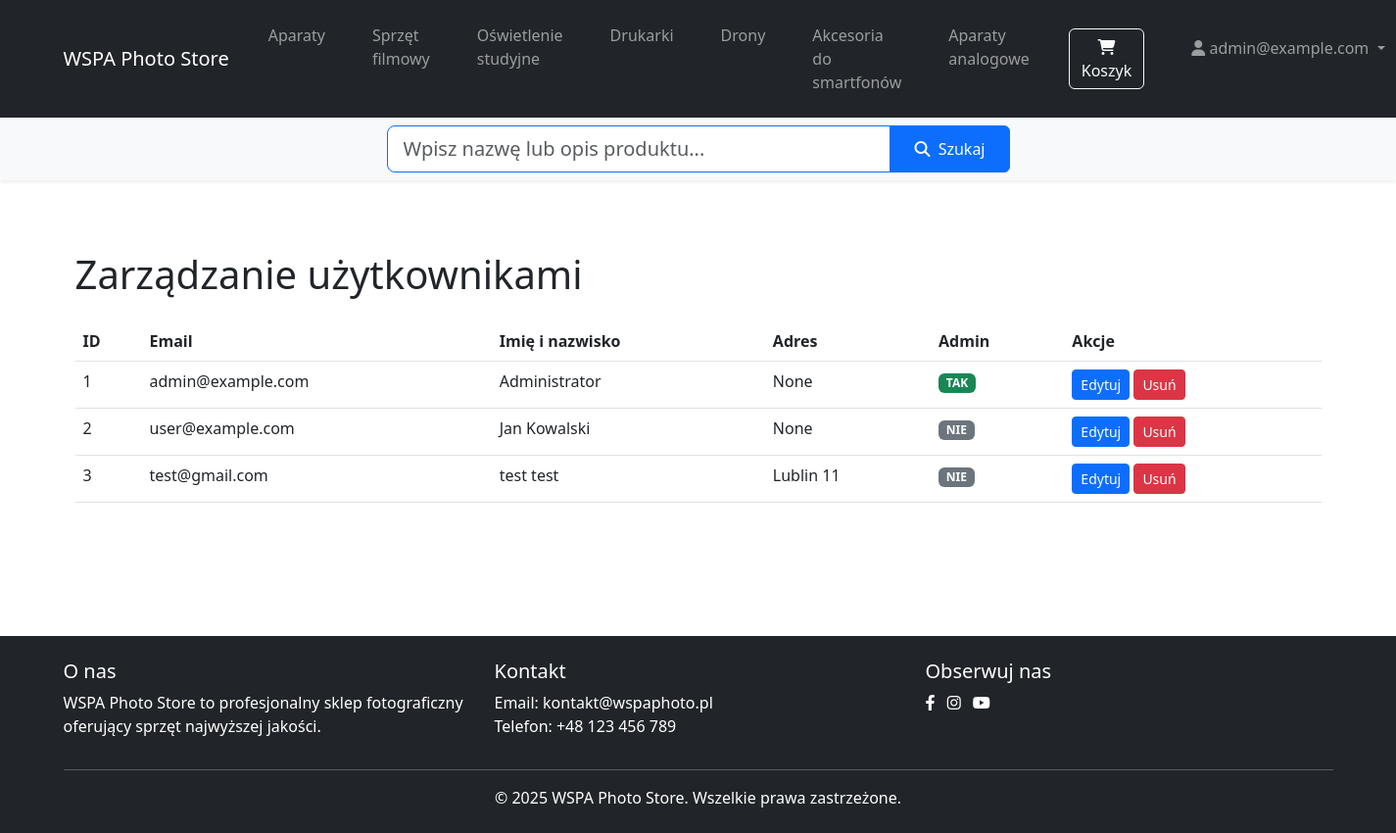
Page /admin/users (signed in) on the committed database.
### tables this page shows
CREATE TABLE categories (
        id INTEGER PRIMARY KEY AUTOINCREMENT,
        name TEXT NOT NULL UNIQUE,
        slug TEXT NOT NULL UNIQUE
    );

CREATE TABLE users (
        id INTEGER PRIMARY KEY AUTOINCREMENT,
        email TEXT NOT NULL UNIQUE,
        password_hash TEXT NOT NULL,
        full_name TEXT,
        address TEXT,
        is_admin BOOLEAN NOT NULL DEFAULT 0
    );

### app.py (the view)
@app.route('/admin/users')
def admin_users():
    if not session.get('is_admin'):
        flash('Brak dostępu.', 'danger')
        return redirect(url_for('home'))
    users = database.get_all_users()
    return render_template('admin/users.html', users=users)

### app.py (called while the page is built)
@app.context_processor
def inject_template_vars():
    return {
        'get_categories_for_nav': lambda: database.get_categories(),
        'now': datetime.now()
    }

### database.py (called while the page is built)
@contextmanager
def get_db():
    db = sqlite3.connect(DATABASE)
    db.row_factory = sqlite3.Row
    try:
        yield db
    finally:
        db.close()

def get_categories():
    with get_db() as db:
        categories = db.execute('SELECT * FROM categories').fetchall()
        return [dict(category) for category in categories]

def get_all_users():
    with get_db() as db:
        rows = db.execute('SELECT * FROM users ORDER BY id').fetchall()
        return [dict(row) for row in rows]

### templates/admin/users.html (shortened to what this page needs)
{% extends 'base.html' %}
{% block content %}
<div class="container py-5">
    <h1 class="mb-4">Zarządzanie użytkownikami</h1>
    <table class="table table-hover">
        <thead>
            <tr>
                <th>ID</th>
                <th>Email</th>
                <th>Imię i nazwisko</th>
                <th>Adres</th>
                <th>Admin</th>
                <th>Akcje</th>
            </tr>
        </thead>
        <tbody>
            {% for user in users %}
            <tr>
                <td>{{ user.id }}</td>
                <td>{{ user.email }}</td>
                <td>{{ user.full_name }}</td>
                <td>{{ user.address }}</td>
                <td>{% if user.is_admin %}<span class="badge bg-success">TAK</span>{% else %}<span class="badge bg-secondary">NIE</span>{% endif %}</td>
                <td>
                    <a href="{{ url_for('admin_edit_user', user_id=user.id) }}" class="btn btn-sm btn-primary">Edytuj</a>
                    <form method="post" action="{{ url_for('admin_delete_user', user_id=user.id) }}" style="display:inline-block;" onsubmit="return confirm('Na pewno usunąć użytkownika?');">
                        <button type="submit" class="btn btn-sm btn-danger">Usuń</button>
                    </form>
                </td>
            </tr>
            {% endfor %}
        </tbody>
    </table>
</div>
{% endblock %}

### templates/base.html (shortened to what this page needs)
<!DOCTYPE html>
<html lang="pl">
<head>
    <link rel="stylesheet" href="{{ url_for('static', filename='css/style.css') }}">
    <link href="https://cdn.jsdelivr.net/npm/bootstrap@5.3.0/dist/css/bootstrap.min.css" rel="stylesheet">
    <link rel="stylesheet" href="https://cdnjs.cloudflare.com/ajax/libs/font-awesome/6.4.0/css/all.min.css">
</head>
<body>
    <header>
        <nav class="navbar navbar-expand-lg navbar-dark bg-dark">
            <div class="container">
                <a class="navbar-brand" href="{{ url_for('home') }}">WSPA Photo Store</a>
                <div class="collapse navbar-collapse" id="navbarNav">
                    <ul class="navbar-nav me-auto">
                        {% for category in get_categories_for_nav() %}
                        <li class="nav-item">
                            <a class="nav-link" href="{{ url_for('category_page', category=category.slug) }}">
                                {{ category.name }}
                            </a>
                        </li>
                        {% endfor %}
                    </ul>
                    <ul class="navbar-nav ms-auto">
                        <li class="nav-item me-2">
                            <a href="{{ url_for('view_cart') }}" class="btn btn-outline-light position-relative">
                                <i class="fas fa-shopping-cart"></i> Koszyk
                            </a>
                        </li>
                        {% if 'user_id' in session %}
                            <li class="nav-item dropdown">
                                <a class="nav-link dropdown-toggle" href="#" id="navbarDropdown" role="button" data-bs-toggle="dropdown" aria-expanded="false">
                                    <i class="fas fa-user"></i> {{ session.user_email }}
                                </a>
                            </li>
                        {% endif %}
                    </ul>
                </div>
            </div>
        </nav>
        <div class="bg-light py-2 shadow-sm">
            <div class="container">
                <div class="row justify-content-center">
                    <div class="col-12 col-md-8 col-lg-6">
                        <form action="{{ url_for('search') }}" method="get" class="mb-0">
                            <div class="input-group">
                                <input class="form-control form-control-lg border-primary"
                                       type="search"
                                       name="q"
                                       placeholder="Wpisz nazwę lub opis produktu..."
                                       aria-label="Szukaj produktów"
                                       required>
                                <button class="btn btn-primary px-4" type="submit">
                                    <i class="fas fa-search me-1"></i> Szukaj
                                </button>
                            </div>
                        </form>
                    </div>
                </div>
            </div>
        </div>
    </header>
    <main class="py-4">
        <div class="container">
            {% block content %}{% endblock %}
        </div>
    </main>
    <footer class="bg-dark text-white py-4 mt-5">
        <div class="container">
            <div class="row">
                <div class="col-md-4">
                    <h5>O nas</h5>
                    <p>WSPA Photo Store to profesjonalny sklep fotograficzny oferujący sprzęt najwyższej jakości.</p>
                </div>
                <div class="col-md-4">
                    <h5>Kontakt</h5>
                    <p>Email: kontakt@wspaphoto.pl<br>Telefon: +48 123 456 789</p>
                </div>
                <div class="col-md-4">
                    <h5>Obserwuj nas</h5>
                    <div class="social-links">
                        <a href="#" class="text-white me-2"><i class="fab fa-facebook-f"></i></a>
                        <a href="#" class="text-white me-2"><i class="fab fa-instagram"></i></a>
                        <a href="#" class="text-white me-2"><i class="fab fa-youtube"></i></a>
                    </div>
                </div>
            </div>
            <hr class="bg-light">
            <div class="text-center">
                <p class="mb-0">&copy; {{ now.year }} WSPA Photo Store. Wszelkie prawa zastrzeżone.</p>
            </div>
        </div>
    </footer>
</body>
</html>

### static/css/style.css (style rules this page uses)
body { margin: 0; padding: 0; font-family: Arial, sans-serif; }
.nav-item { color: #2c3e50; text-decoration: none; padding: 0.5rem 1rem; border-radius: 6px; transition: background-color 0.2s; }

### rows in the picture
categories: name "Aparaty"
categories: name "Sprzęt filmowy"
categories: name "Oświetlenie studyjne"
categories: name "Drukarki"
categories: name "Drony"
categories: name "Akcesoria do smartfonów"
categories: name "Aparaty analogowe"
users: user_email "admin@example.com", id "1", email "admin@example.com", full_name "Administrator", address "None", is_admin "TAK"
users: id "2", email "user@example.com", full_name "Jan Kowalski", address "None", is_admin "NIE"
users: id "3", email "test@gmail.com", full_name "test test", address "Lublin 11", is_admin "NIE"
